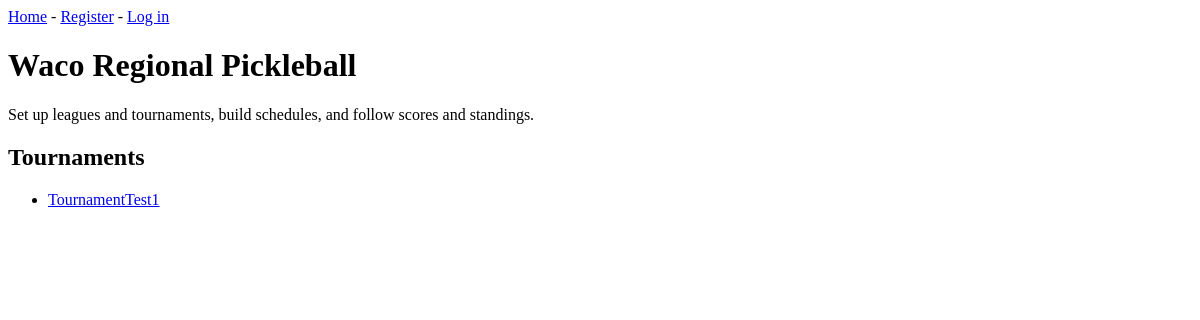
Before: / with the older database file.
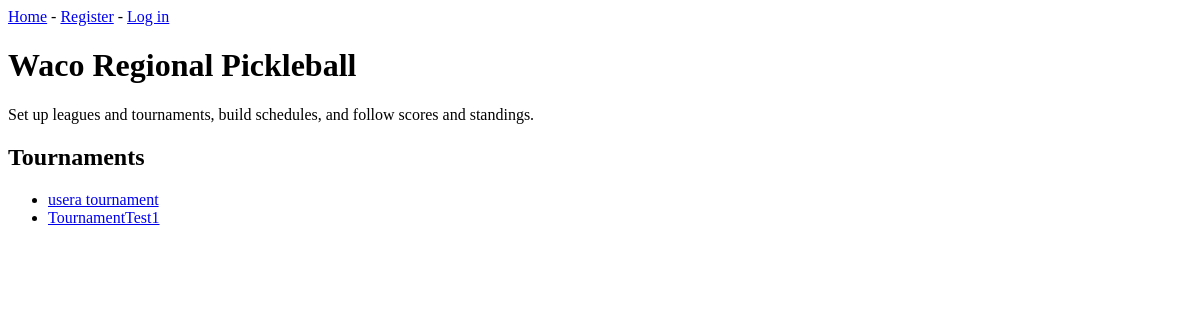
After: the same page with the newer database file.
### tournaments/models.py (models this page shows, shortened)
class Tournament(models.Model):
    RANKING_CHOICES = [('wins', 'Wins and losses'), ('points', 'Total points')]
    name = models.CharField(max_length=100)
    start_date = models.DateField()
    num_weeks = models.PositiveIntegerField()
    num_courts = models.PositiveIntegerField(default=4)
    ranking_method = models.CharField(max_length=10, choices=RANKING_CHOICES, default='wins')
    players_enter_scores = models.BooleanField(default=False)
    join_code = models.CharField(max_length=8, unique=True)
    admins = models.ManyToManyField(User, related_name='admin_tournaments')
    members = models.ManyToManyField(User, related_name='joined_tournaments', blank=True)
    date_added = models.DateTimeField(auto_now_add=True)

### tournaments/views.py (the view)
# urls.py: path('', views.index, name='index'),
def index(request):
    tournaments = Tournament.objects.order_by('-date_added')
    context = {'tournaments': tournaments}
    return render(request, 'tournaments/index.html', context)

### tournaments/templates/tournaments/index.html (shortened to what this page needs)
{% extends 'tournaments/base.html' %}
{% block content %}
  <h1>Waco Regional Pickleball</h1>
  <p>Set up leagues and tournaments, build schedules, and follow scores and standings.</p>
  <h2>Tournaments</h2>
  <ul>
    {% for tournament in tournaments %}
      <li><a href="{% url 'tournaments:tournament' tournament.id %}">{{ tournament.name }}</a></li>
    {% empty %}
      <li>No tournaments yet.</li>
    {% endfor %}
  </ul>
{% endblock content %}

### tournaments/templates/tournaments/base.html (shortened to what this page needs)
<p>
  <a href="{% url 'tournaments:index' %}">Home</a> -
  {% if user.is_authenticated %}
    Hello, {{ user.username }}.
  {% else %}
    <a href="{% url 'users:register' %}">Register</a> -
    <a href="{% url 'users:login' %}">Log in</a>
  {% endif %}
</p>
{% block content %}{% endblock content %}

Changed rows visible on the page:
added Tournament: name "usera tournament"
